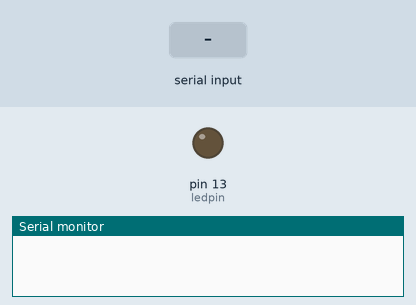
This sketch was run on a simulated Arduino Uno, built with avr-gcc and run on an emulated ATmega328P. Parts: output pins drawn as LEDs (lit = HIGH), the last lines printed to the serial monitor. The inputs (shaded band) are chosen by the test bench.

Above: at 1.2 s.
1.3 s: "1" received over Serial
At 1.8 s:
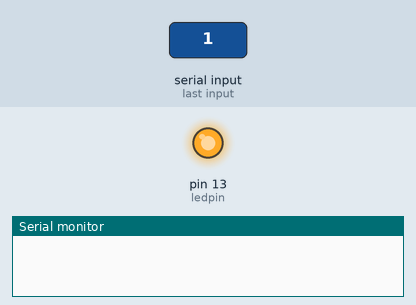
2.8 s: "0" received over Serial
At 4.5 s:
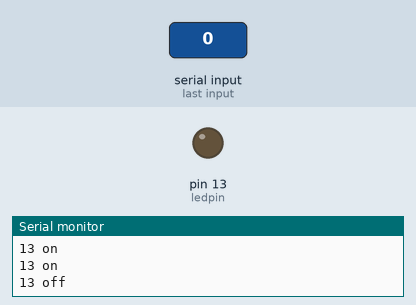
Timing chart, 0 to 6.0 s (numbered marks = the images above; inputs shaded):
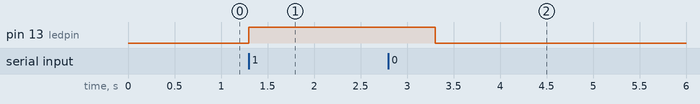

The sketch:

Bluetooth_Connection.ino
```cpp
/*
simple LED test
*/

char val;         // variable to receive data from the serial port
int ledpin = 2;  // LED connected to pin 2 (on-board LED)

void setup()
{
  pinMode(ledpin = 13, OUTPUT);  // pin 13 (on-board LED) as OUTPUT

  Serial.begin(9600);       // start serial communication at 9600bps

}

void loop() {
  if( Serial.available() )       // if data is available to read
  {;
    val = Serial.read();         // read it and store it in 'val'
  }
  if( val == '0' )               // if '0' was received led 13 is switched off
  {
    digitalWrite(ledpin, LOW);    // turn Off pin 13 off
    delay(1000);                  // waits for a second
    Serial.println("13 off");
  }

if( val == '1' )               // if '1' was received led 13 on
 {
    digitalWrite(ledpin = 13, HIGH);  // turn ON pin 13 on
    delay(1000);                  // waits for a second
    Serial.println("13 on");
  }
}
```

Measured:
- after the input at 1.3 s, pin 13 (ledpin): LOW → HIGH at once
- after the input at 2.8 s, pin 13 (ledpin): HIGH → LOW after 0.50 s
